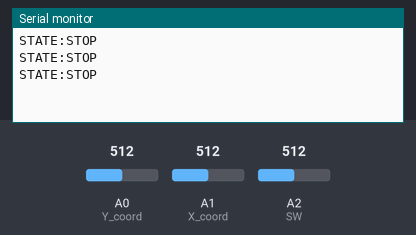
A sketch run on a simulated Arduino Uno, built with avr-gcc and run on an emulated ATmega328P. On the bench: the last lines printed to the serial monitor. Inputs (shaded band) come from the test bench; at power-on: A0 (Y_coord) = 512, A1 (X_coord) = 512, A2 (SW) = 512.

Above: at 1.2 s.
1.3 s: A0 (Y_coord) set to 21
2.8 s: A0 (Y_coord) set to 17
At 3.4 s:
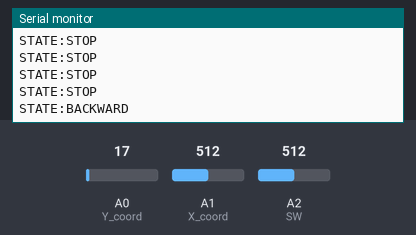
5.0 s: A1 (X_coord) set to 22
At 5.4 s:
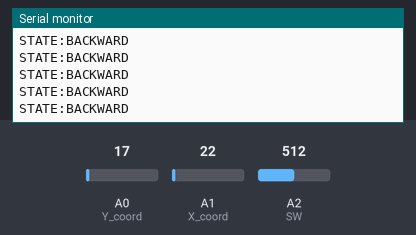
6.5 s: A1 (X_coord) set to 18
At 6.9 s:
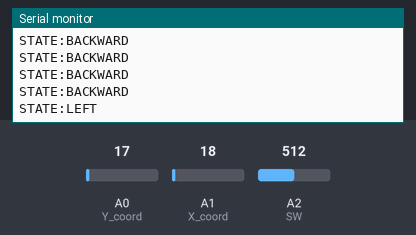

The sketch:

Joystick_Test_MODE.ino
```cpp
/*
 y=1023
-------
|     | x=1023
|     |
-------
 |||||
*/

const int Y_coord = A0; // VrX pin
const int X_coord = A1; // VrY pin
const int SW = A2; // button on the Joystick

String MODE = "SHIFTING"; // MODE: "SHIFTING", "GRABBING";
String STATE = "STOP"; // STATE: "STOP", "FORWARD", "RIGHT", "LEFT", "BACKWARD", "CLOSING", "OPENING"


void setup() {
  pinMode(X_coord,INPUT);
  pinMode(Y_coord,INPUT);
  Serial.begin(9600);
}

void loop(){

  /* Serial.print("X_coord: ");
  Serial.println(analogRead(X_coord));
  Serial.print("Y_coord: ");
  Serial.println(analogRead(Y_coord));
  Serial.print("SW: ");
  Serial.println(analogRead(SW));
  Serial.println(" ");
  */

  while(MODE=="SHIFTING"){

      if(analogRead(X_coord)<20){ // X_coord=0 -> LEFT
          STATE = "LEFT";
      }
      else if(analogRead(X_coord)>1003){ // X_coord=1023 -> RIGHT
          STATE = "RIGHT";
      }
      else if(analogRead(Y_coord)<20){ // Y_coord=0 -> BACKWARD
          STATE = "BACKWARD";
      }
      else if(analogRead(Y_coord)>1003){ // Y_coord=1023 -> FORWARD
          STATE = "FORWARD";
      }
      else{
          STATE = "STOP";
      }

      if(analogRead(SW)==0){
          MODE = "GRABBING";
          STATE = "STOP";
          Serial.println("-----");
          Serial.println("MODE: GRABBING");
          Serial.println("-----");
          delay(1000);
      }

      Serial.print("STATE:");
      Serial.println(STATE);

      delay(500);
  }


  while(MODE=="GRABBING"){

      if(analogRead(X_coord)<20){ // X_coord=0 -> CLOSING
          STATE = "CLOSING";
      }
      else if(analogRead(X_coord)>1003){ // X_coord=1023 -> OPENING
          STATE = "OPENING";
      }
      else{
          STATE = "STOP";
      }

      if(analogRead(SW)==0){
          MODE = "SHIFTING";
          STATE = "STOP";
          Serial.println("-----");
          Serial.println("MODE: SHIFTING");
          Serial.println("-----");
          delay(1000);
      }

      Serial.print("STATE:");
      Serial.println(STATE);

      delay(500);
  }


}
```

Measured:
- the behaviour switches between 20 and 19 on A0 (Y_coord) (found by bisection; images 0 and 1)
- the behaviour switches between 20 and 19 on A1 (X_coord) (found by bisection; images 2 and 3)
- after the input at 2.8 s, the serial monitor: prints a new line after 0.20 s (image 1)
- after the input at 6.5 s, the serial monitor: prints a new line at once (image 3)
